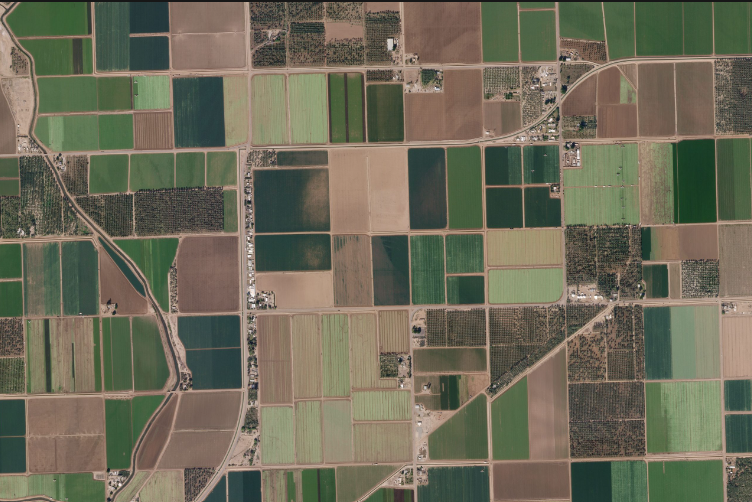
#> input picture images/field-pic-1.png, 752 x 502 px
$ jupyter execute --allow-errors notebook.ipynb   (older library calls are emulated)
#> lines starting #> are read from the running program, lines starting #| are printed output that depends on the picture; after the words box and inside, x2 and y2 are one past the last pixel; in counts of white or black regions, pixels touching at a corner belong together
[cell 1]
import matplotlib.pyplot as plt

image_file = 'images/field-pic-1.png'

[cell 2]
import cv2
import numpy as np

# Load your image
image = cv2.imread(image_file)
#> image is the input picture: shape (502, 752, 3); mean B, G, R 88.2, 106.7, 109.3

# Image Pre-Processing
# Apply bilateral filtering for noise reduction and edge preservation
bilateral_filtered_image = cv2.bilateralFilter(image, d=9, sigmaColor=75, sigmaSpace=75)

# Convert the image to YUV color space
yuv_image = cv2.cvtColor(bilateral_filtered_image, cv2.COLOR_BGR2YUV)
#> yuv_image: shape (502, 752, 3); mean of channels 0, 1, 2 105.2, 119.6, 131.4

# Apply sigmoid transformation to enhance contrast
def sigmoid(x, alpha, x0):
#> called with alpha = 1, x0 = 128
    return 1 / (1 + np.exp(-alpha * (x - x0)))

alpha_sigmoid = 1.0  # You can adjust this value
x0_sigmoid = 128.0   # You can adjust this value
yuv_image[:, :, 0] = sigmoid(yuv_image[:, :, 0], alpha_sigmoid, x0_sigmoid)
#> yuv_image: shape (502, 752, 3); mean of channels 0, 1, 2 0, 119.6, 131.4

# Convert the enhanced image back to RGB
enhanced_image = cv2.cvtColor(yuv_image, cv2.COLOR_YUV2BGR)
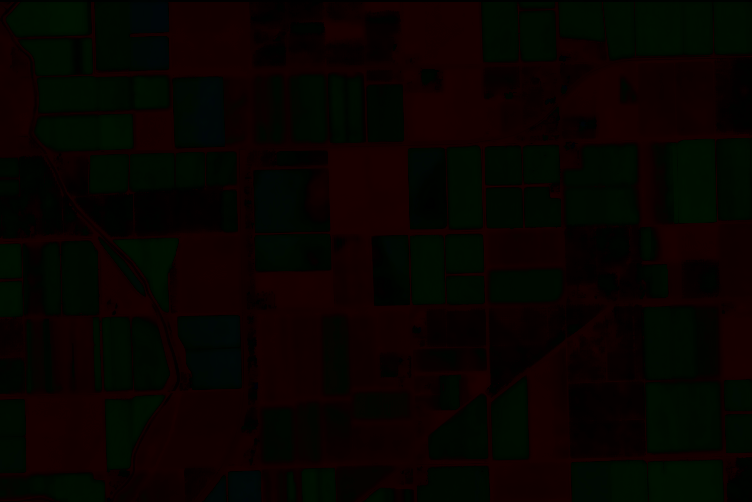
#> enhanced_image: shape (502, 752, 3); mean B, G, R 0.2, 3.4, 8.1

# Edge Detection
# Convert the enhanced image to grayscale
gray_image = cv2.cvtColor(enhanced_image, cv2.COLOR_BGR2GRAY)
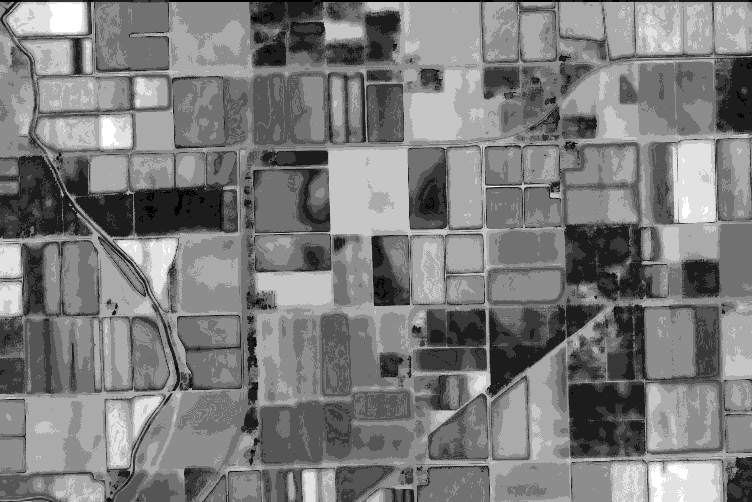
#> gray_image: shape (502, 752); min 0, max 9, mean 4.39; drawn with min black and max white

# Apply Sobel operator for gradient calculation
gradient_x = cv2.Sobel(gray_image, cv2.CV_64F, 1, 0, ksize=3)
gradient_y = cv2.Sobel(gray_image, cv2.CV_64F, 0, 1, ksize=3)
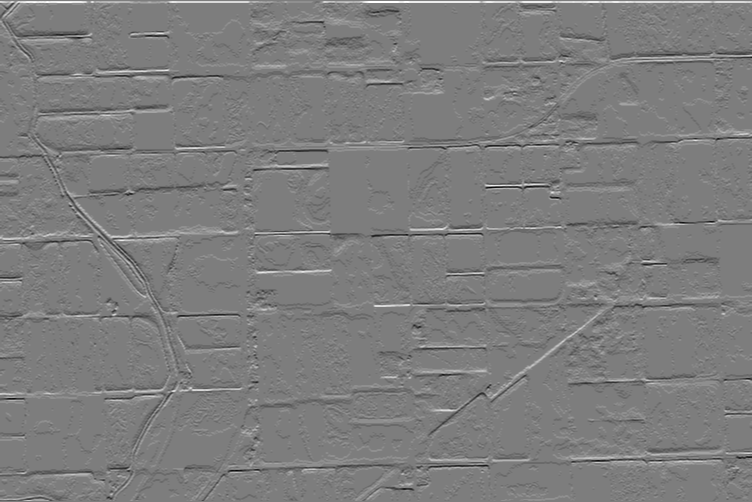
#> gradient_y: shape (502, 752) float64; min -27, max 28, mean 0.1; drawn with min black and max white

# Calculate gradient magnitude and direction
gradient_magnitude = np.sqrt(gradient_x**2 + gradient_y**2)
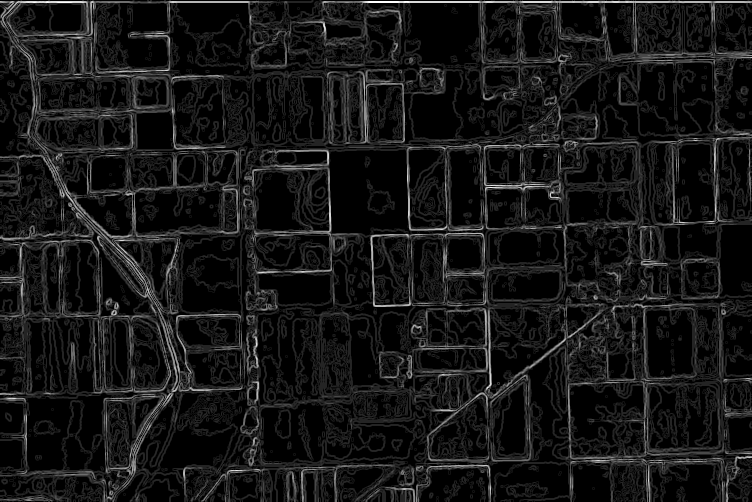
#> gradient_magnitude: shape (502, 752) float64; min 0, max 28, mean 2.5; drawn with min black and max white
gradient_direction = np.arctan2(gradient_y, gradient_x)
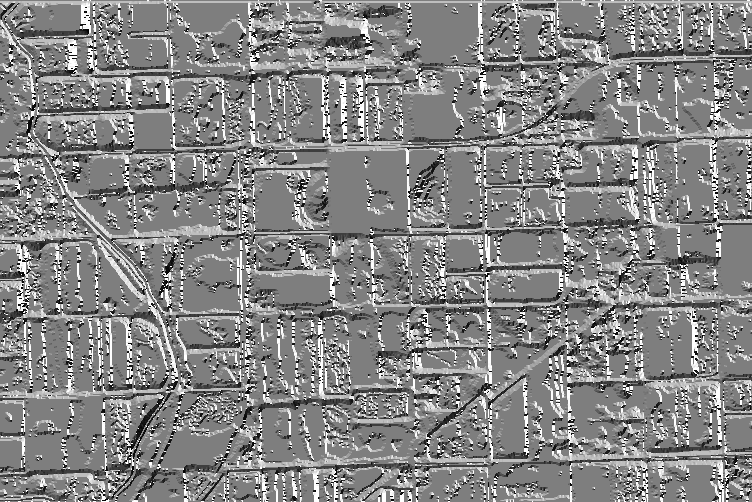
#> gradient_direction: shape (502, 752) float64; min -3.1, max 3.14, mean 0.171; drawn with min black and max white

# Apply Meijering filter to enhance edge features
def meijering_filter(image):
    return (image ** 2) * (3 - 2 * image)
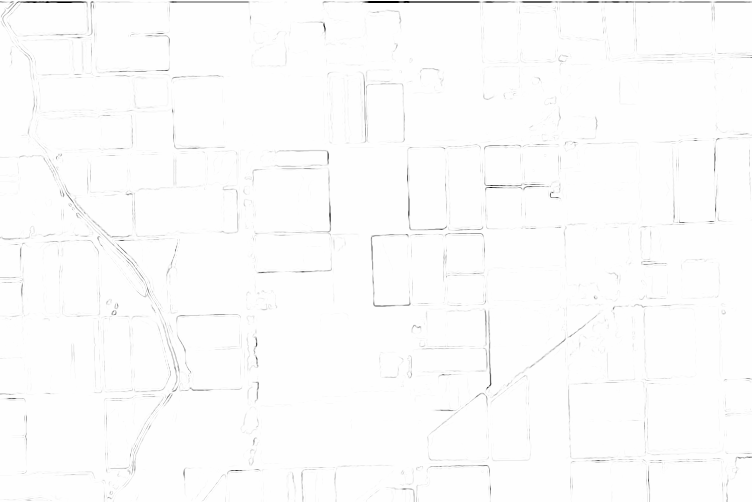
#> returned value: shape (502, 752) float64; min -41552, max 0.343, mean -326.2; drawn with min black and max white

enhanced_gradient_magnitude = meijering_filter(gradient_magnitude)

# Seed Point Selection (You will need to implement this based on your requirements)

# Graph-Based Growing Contours (You will need to implement this based on your requirements)

# Polygon Creation and Post-Processing (You will need to implement this based on your requirements)

# Display or save the final result
plt.figure(figsize=[10, 10])
ax=plt.subplot(3,2,1)
ax.set_title("Input")
plt.imshow(image)

ax=plt.subplot(3,2,2)
ax.set_title("Bilateral")
plt.imshow(bilateral_filtered_image)

ax=plt.subplot(3,2,3)
ax.set_title("YUV")
plt.imshow(yuv_image)

ax=plt.subplot(3,2,4)
ax.set_title("grey")
plt.imshow(gray_image)

ax=plt.subplot(3,2,5)
ax.set_title("enhanced magnitude")
plt.imshow(enhanced_gradient_magnitude)

ax=plt.subplot(3,2,6)
ax.set_title("Output")
plt.imshow(enhanced_image)
plt.show()
#> figure, not shown here; B, G, R data is drawn as R, G, B

[cell 3]
import cv2
import numpy as np

def graph_grwoing(image):
    # Define the size of the image tiles (50x50 pixels)
    tile_size = (50, 50)

    # Create a mask for the segmented region
    mask = np.zeros_like(image)

    # Define the threshold for region growing
    threshold = 30

    # Define the step size for moving the seed points
    step_x = tile_size[0]
    step_y = tile_size[1]

    # Iterate over the image in tiles
    for y in range(0, image.shape[0], step_y):
        for x in range(0, image.shape[1], step_x):
            # Seed point selection for each tile (center of the tile)
            seed_x = x + tile_size[0] // 2
            seed_y = y + tile_size[1] // 2

            # Initialize the stack for graph-based growing
            stack = [(seed_x, seed_y)]

            while stack:
                x, y = stack.pop()

                # Check if the pixel is within the image boundaries
                if 0 <= x < image.shape[1] and 0 <= y < image.shape[0]:
                    # Check if the pixel is not already part of the segmented region
                    if mask[y, x].all() == 0:
                        # Check the intensity difference between the seed pixel and the current pixel
                        diff = np.abs(image[y, x].astype(int) - image[seed_y, seed_x].astype(int))

                        # If the difference is below the threshold, add the pixel to the region
                        if np.all(diff < threshold):
                            mask[y, x] = [255, 255, 255]  # Mark the pixel as part of the region
                            stack.append((x + 1, y))
                            stack.append((x - 1, y))
                            stack.append((x, y + 1))
                            stack.append((x, y - 1))
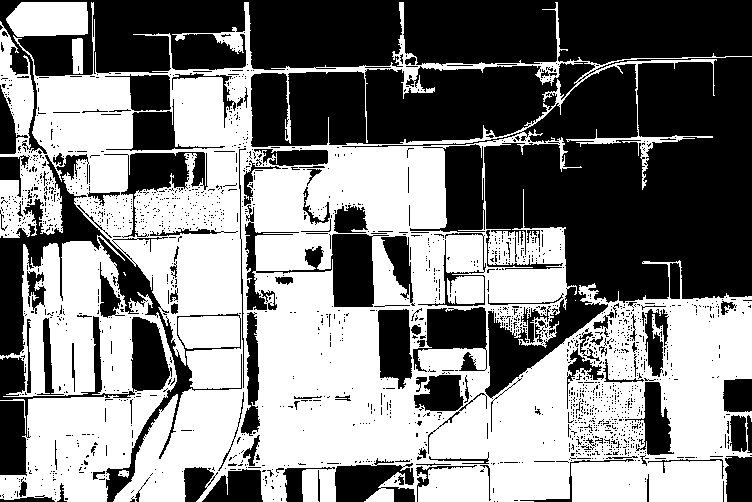
#> mask: shape (502, 752, 3); 50.8% white; 1870 black regions (1735 under 20 px)

    # Find contours in the mask
    contours, _ = cv2.findContours(cv2.cvtColor(mask, cv2.COLOR_BGR2GRAY), cv2.RETR_EXTERNAL, cv2.CHAIN_APPROX_SIMPLE)
#> contours = 8 contours, 3 with area under 20; largest, box (x1, y1, x2, y2) and area: (0, 2, 752, 502) 219609, (0, 235, 177, 502) 28600, (6, 2, 88, 37) 2442, (72, 38, 83, 74) 328, (118, 470, 129, 478) 46

    # Draw the contours on the original image
    output = image.copy()
    cv2.drawContours(output, contours, -1, (0, 255, 0), 1)  # Green contours
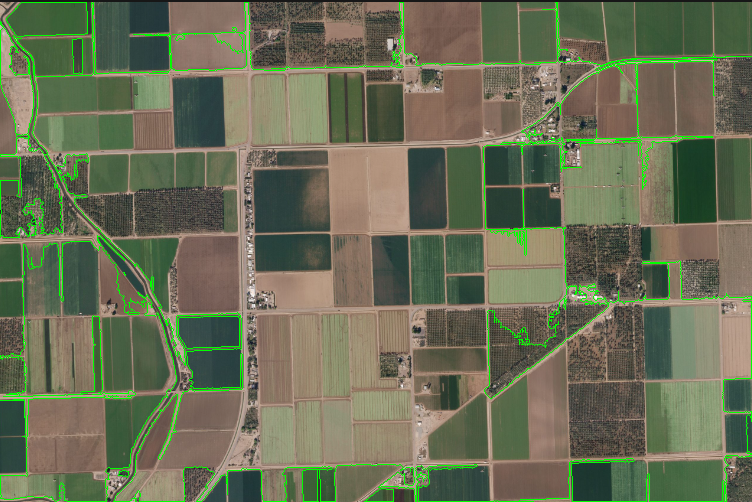
#> output: shape (502, 752, 3); 2.87% of pixels changed, all inside (x1, y1, x2, y2) = (0, 2, 752, 502)
    return output

image = cv2.imread(image_file)
output = graph_grwoing(image)
plt.imshow(output)

# Holistically Nested Edge Detection

## Load the Model:

[cell 4]
# !git clone git@github.com:ashukid/hed-edge-detector.git

[cell 5]
# import os
# os.chdir('hed-edge-detector')

[cell 6]
# !python edge_detector.py --input ..\\images\\field-pic-1.png --prototxt deploy.prototxt --caffemodel hed_pretrained_bsds.caffemodel  --width 700 --height 500
# image = cv2.imread("out.jpg")
# plt.imshow(image)

[cell 7]
import numpy as np
class CropLayer(object):
    # [19 lines left out: functions __init__, getMemoryShapes, not called in this run]

    def forward(self, inputs):
        return [inputs[0][:, :, self.ystart:self.yend, self.xstart:self.xend]]
# Load the model.
#> (the rest of this cell did not finish here and is left out)

[cell 8]
# [25 lines left out: function dehaze, not called in this run]

def sharpen_image(image, sigma=1.0, alpha=1.5):
    blurred = cv2.GaussianBlur(image, (0, 0), sigma)
    sharpened = cv2.addWeighted(image, alpha + 1, blurred, -alpha, 0)
    return sharpened

# [26 lines left out: function fft_edge, not called in this run]

[cell 9]
inpimg = cv2.imread(image_file)
#> (the rest of this cell did not finish here and is left out)

[cell 10]
# Display or save the final result
plt.figure(figsize=[10, 10])
ax=plt.subplot(3,2,1)
ax.set_title("fft")
#> (the rest of this cell did not finish here and is left out)

[cell 11]
srp = image.copy()
times = 3
for i in range(times):
    srp = sharpen_image(srp)
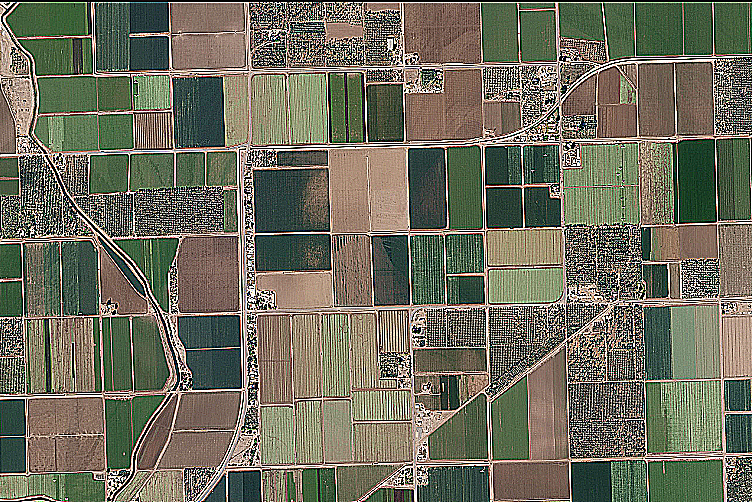
#> srp: shape (502, 752, 3); mean B, G, R 93.2, 109.7, 110.4

    # Define a kernel (structuring element)
kernel = np.ones((2, 2), np.uint8)  # You can customize the size and shape of the kernel

# Perform erosion
srp = cv2.erode(srp, kernel, iterations=1)
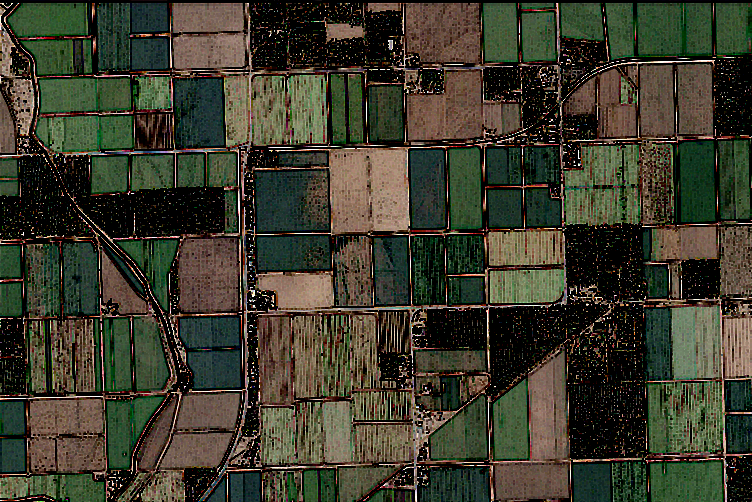
#> srp: shape (502, 752, 3); mean B, G, R 44.3, 59.3, 60

# # Apply Gaussian blur to reduce noise (optional but recommended)
# blurred = cv2.GaussianBlur(srp, (5, 5), 0)

# # Perform Canny edge detection
# edges = cv2.Canny(blurred, threshold1=30, threshold2=100)

plt.figure(figsize=[10,5])
plt.imshow(srp)

$ run again, with images/field-pic-2.png copied over images/field-pic-1.png
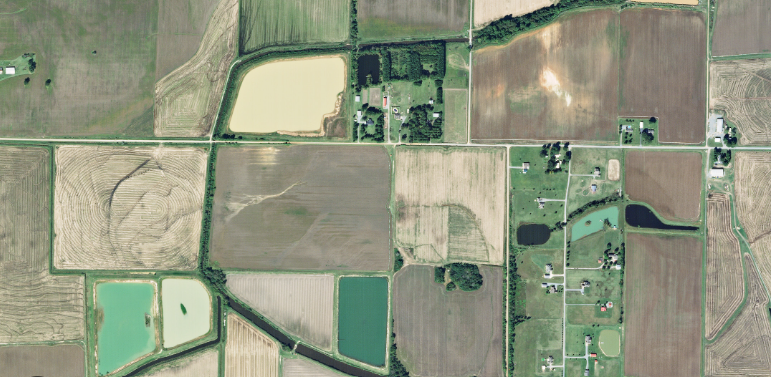
#> input picture images/field-pic-2.png, 771 x 377 px
#> image is the input picture: shape (377, 771, 3); mean B, G, R 128.4, 150.4, 144.8
#> after the loop in graph_grwoing, `for y in range(0, image.shape[0], step_y):`:
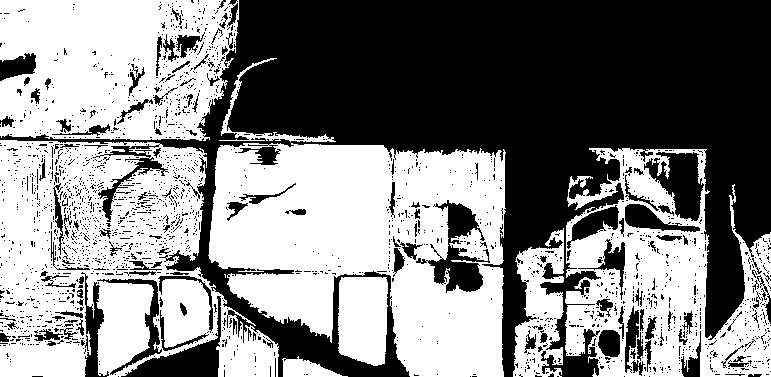
#> mask: shape (377, 771, 3); 51.6% white; 2146 black regions (2005 under 20 px)
#> contours = 9 contours, 1 with area under 20; largest, box (x1, y1, x2, y2) and area: (208, 143, 506, 377) 51156, (0, 140, 279, 377) 47042, (565, 148, 771, 377) 32578, (0, 0, 239, 141) 29774, (513, 228, 564, 377) 4590, (338, 277, 388, 366) 3900, (282, 356, 348, 377) 687, (219, 58, 336, 142) 654
#> output: shape (377, 771, 3); 2.76% of pixels changed, all inside (x1, y1, x2, y2) = (0, 0, 771, 377)
#> `srp = cv2.erode(srp, kernel, iterations=1)`:
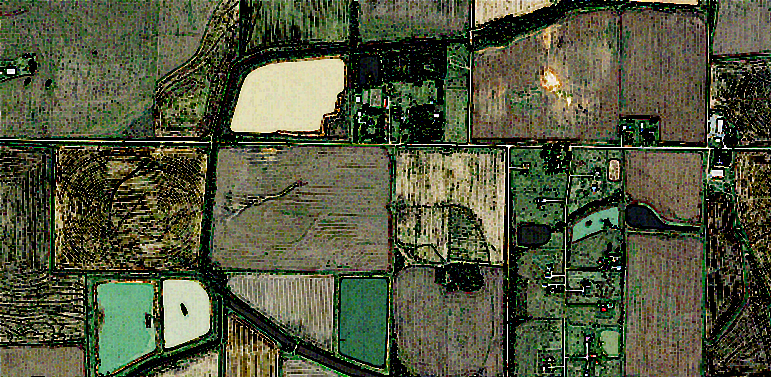
#> srp: shape (377, 771, 3); mean B, G, R 60.2, 85.5, 80.4

$ run again, with images/field-pic-3.png copied over images/field-pic-1.png
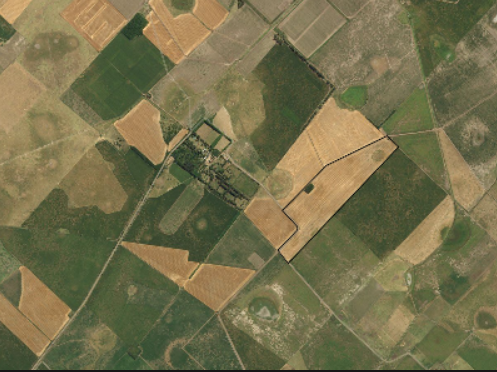
#> input picture images/field-pic-3.png, 497 x 372 px
#> image is the input picture: shape (372, 497, 3); mean B, G, R 76.6, 112.5, 118.1
#> contours = 1 contour; box (x1, y1, x2, y2) and area: (0, 0, 497, 370) 152674
#> output: shape (372, 497, 3); 1.73% of pixels changed, all inside (x1, y1, x2, y2) = (0, 0, 497, 370)
#> `srp = cv2.erode(srp, kernel, iterations=1)`:
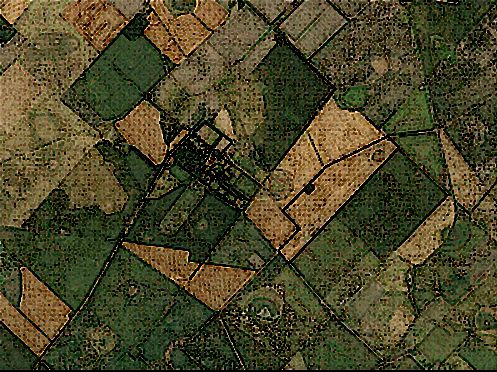
#> srp: shape (372, 497, 3); mean B, G, R 38.6, 70.1, 74.1
